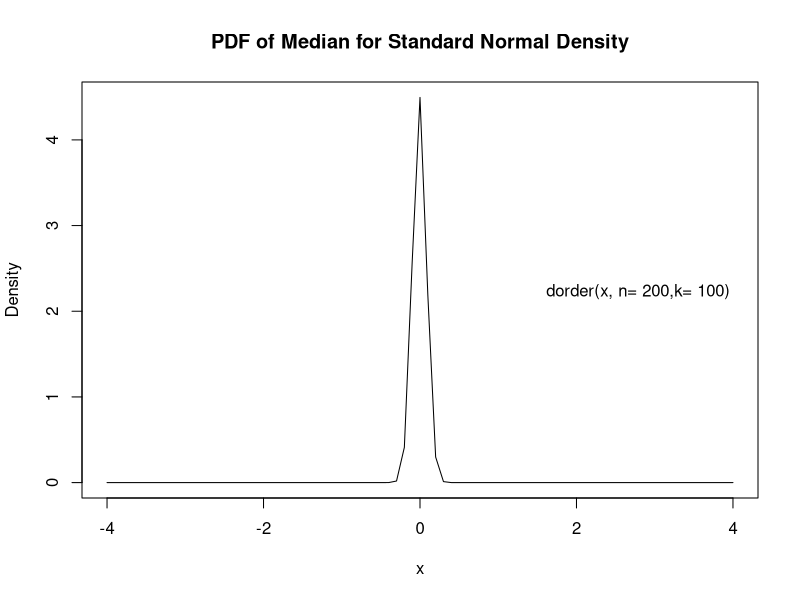
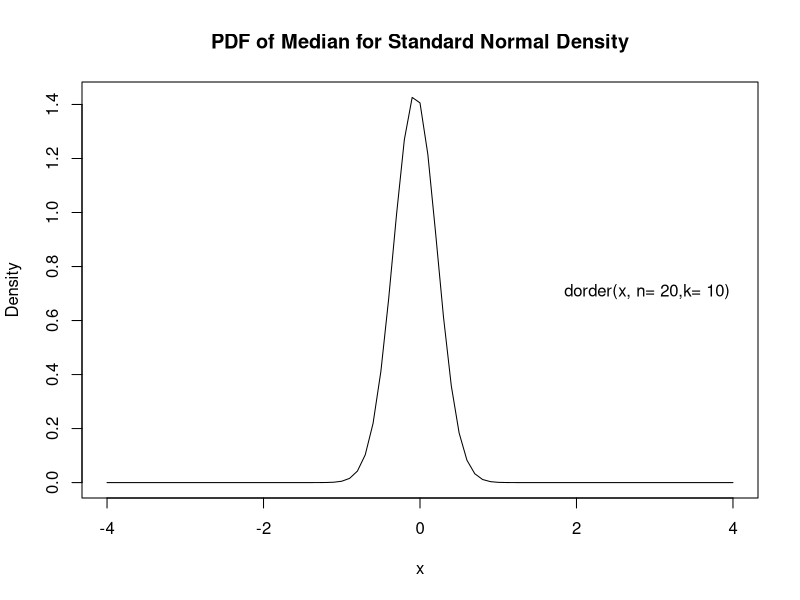
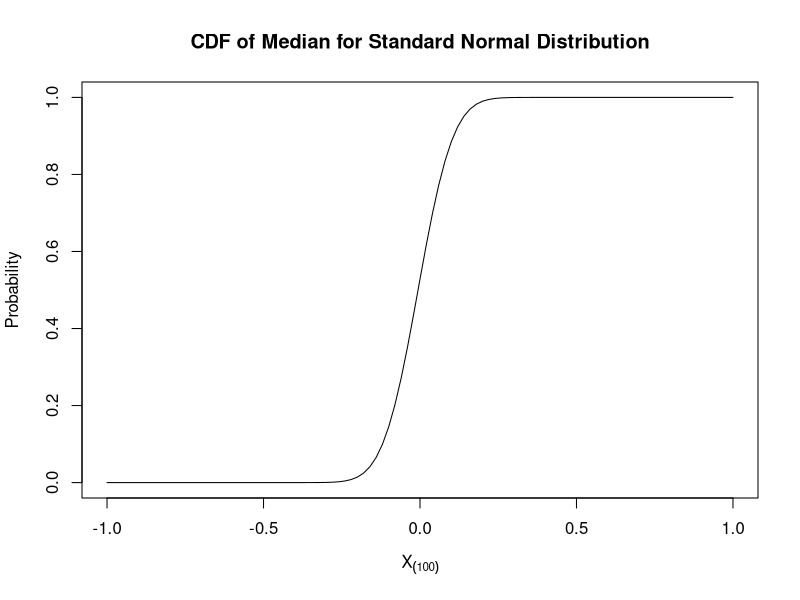
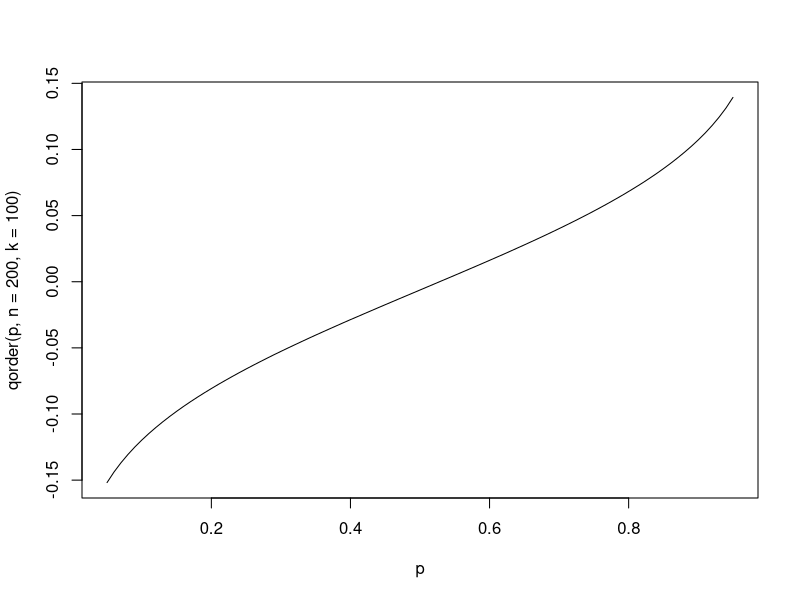
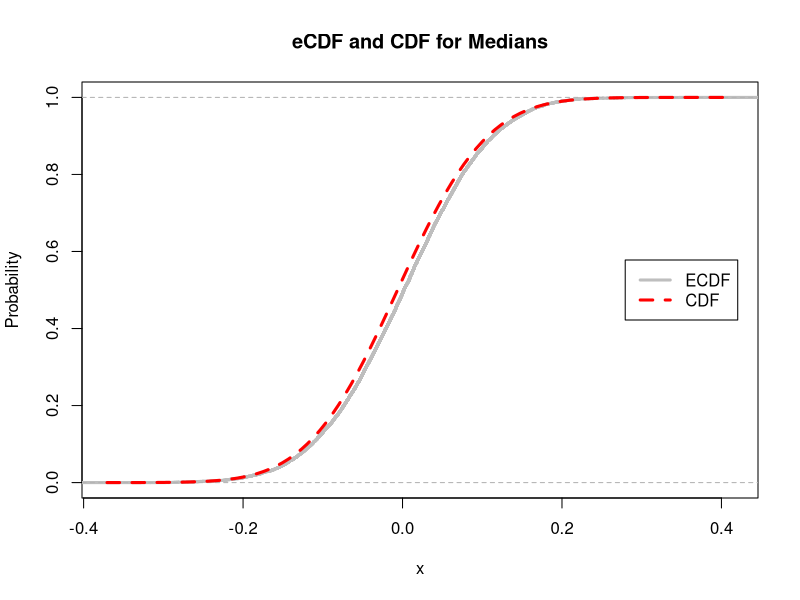
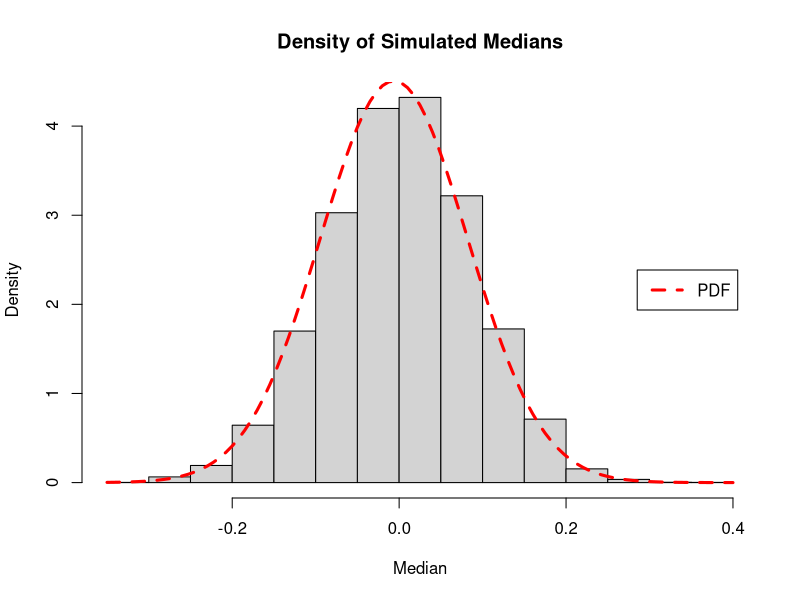
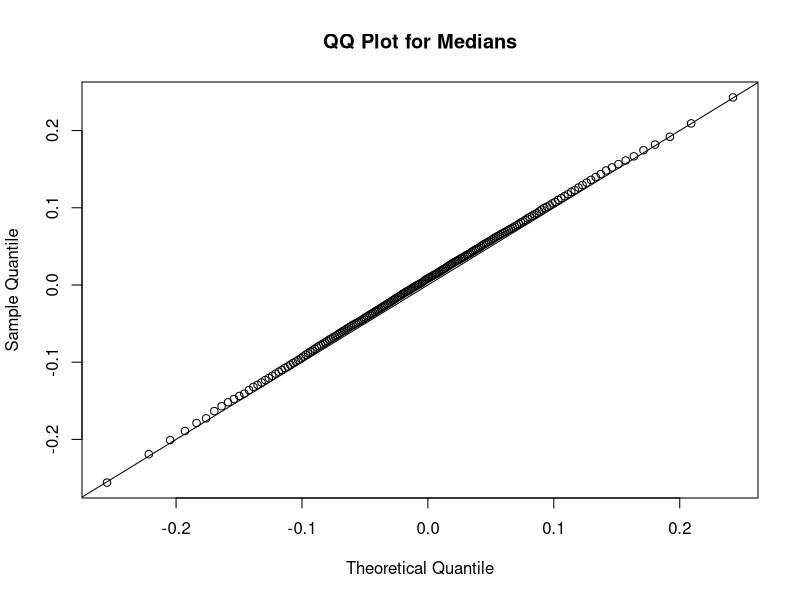
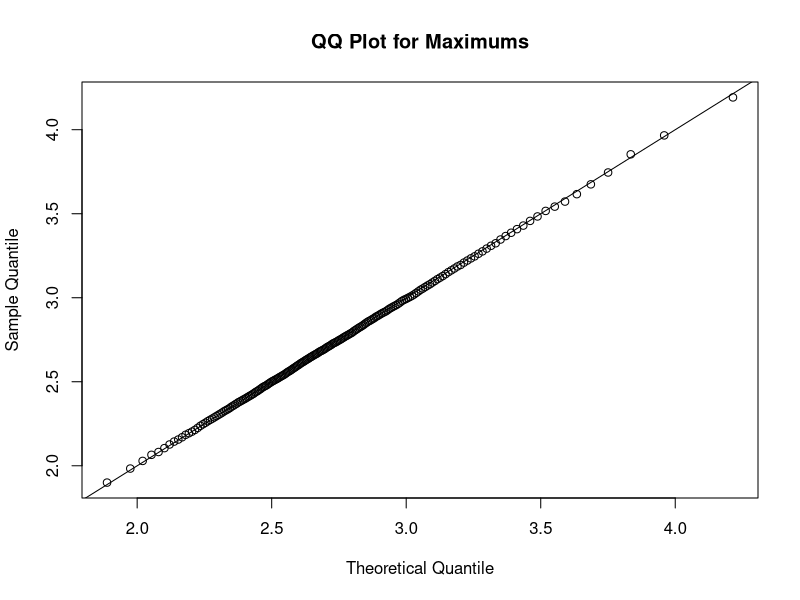

Here is the R script that generated these plots, in order:
## ---- chunk 1
# PDF/ density function for the order statistic for the standard normal random variables
dorder <- function(x, n, k){
  k*choose(n,k)*
    (pnorm(x)^(k-1)*
       # standard normal, so mean of 0 and sd of 1
    (1-pnorm(x))^(n-k))* 
    dnorm(x)
}

#PDF plots 
x= seq(-4,4, by= 0.1)

# PDF with no specified n and k values 
#plot(x, dnorm(x), type= "l", main= "Standard Normal Density", ylab= "Density")

#PDF(n = 200, k= 100)
plot(x, dorder(x, n = 200, k = 100), type= "l", main= "PDF of Median for Standard Normal Density", ylab= "Density")
legend("right", legend = "dorder(x, n= 200,k= 100)", box.lty= 0, inset= 0.03)

#PDF(n= 20, k = 10)
plot(x, dorder(x, n = 20, k = 10), type= "l", main= "PDF of Median for Standard Normal Density", ylab= "Density")
legend("right", legend = "dorder(x, n= 20,k= 10)", box.lty= 0, inset= 0.03)
#shows how smaller sample size has a more gradual change 
## ---- chunk 2
#CDF 

porder <- function(x, n, k){
  1- pbinom(k-1, n, pnorm(x, 0,1), lower.tail= TRUE)
}

curve(porder(x, k= 100, n= 200), 
      xlim= c(-1, 1), ylim=c(0.0,1.0), 
      xlab= parse(text="X[(100)]"), ylab= "Probability", main= "CDF of Median for Standard Normal Distribution")
## ---- chunk 3
# Inverse CDF/ qorder function is the inverse of the porder fnc
#for what value of x does porder minus probability equal zero? That value is the root?
p <- seq(0, 1, by = 0.01)

qorder <- function(p, n, k){
  #inputs of function are probabilities
  out <- p
  for(i in seq_along(p)){
    out[i] <- uniroot(function(x){porder(x, n, k) - p[i]}, c(-100, 100))$root
    # vector of the x values for each p-value in the sequence
    # What x-value would we need to give porder to get the inputted probability?
 }
  out
  #outputs are x-values 
}

p <- seq(0.05, 0.95, by = 0.01)

plot(p, qorder(p, n= 200, k= 100), type="l")
## ---- chunk 4
#simulated medians
meds_norm= NA
for(i in 1:10000){
  data= rnorm(n=200)
  meds_norm[i]= median(data)
}

#CDF and ECDF
plot(ecdf(meds_norm), col= "gray", main= "eCDF and CDF for Medians", ylab= "Probability", lwd= 3)
curve(porder(x, k= 100, n= 200), add= TRUE, col= "red", lwd= 3, lty= 2)
legend("right", legend = c("ECDF", "CDF"), col= c("grey","red"), box.lty= 1,lwd= 3, lty= c(1,2), cex=1, inset= 0.03)
## ---- chunk 5
hist(meds_norm, freq = FALSE, main= "Density of Simulated Medians", xlab= "Median")
curve(dorder(x, k= 100, n= 200), add= TRUE, col= "red", lwd= 3, lty= 2)
legend("right", legend = "PDF", col= "red", box.lty= 1,lwd= 3, lty= 2, cex=1, inset= 0.03)
## ---- chunk 6
# QQ Plot for sample distribution vs. estimated distribution
p = ppoints(200)
#estimated distribution 
y = quantile(meds_norm, probs= p)
#sampling distribution
x = qorder(p, n= 200, k= 100)


plot(x,y, main= "QQ Plot for Medians", ylab= "Sample Quantile", xlab= "Theoretical Quantile")
abline(0,1)
## ---- chunk 7
# Dorder for the kth order statistic 
dorder <- function(x, n, k){
  k*choose(n,k)*
    (pnorm(x)^(k-1)*
       # standard normal, so mean of 0 and sd of 1
    (1-pnorm(x))^(n-k))* 
    dnorm(x)
}

# Porder for the kth order statistic 
porder <- function(x, n, k){
  1- pbinom(k-1, n, pnorm(x, 0,1), lower.tail= TRUE)
}  
# Qorder for the kth order statistic
qorder <- function(p, n, k){
  #inputs of function are probabilities
  out <- p
  for(i in seq_along(p)){
    out[i] <- uniroot(function(x){porder(x, n, k) - p[i]}, c(-100, 100))$root
    # vector of the x values for each p-value in the sequence
    # What x-value would we need to give porder to get the inputted probability?
 }
  out
  #outputs are x-values 
}

## ---- chunk 8
#Simulated maximums
max_norm= NA
for(i in 1:10000){
  data= rnorm(n=200)
  max_norm[i]= max(data)
}

# QQ Plot for sample distribution vs. estimated distribution
p = ppoints(200)
#estimated distribution 
y = quantile(max_norm, probs= p)
#sampling distribution (200th order statistic is the largest)
x = qorder(p, n= 200, k= 200)


plot(x,y, main= "QQ Plot for Maximums", ylab= "Sample Quantile", xlab= "Theoretical Quantile")
abline(0,1)
## ---- chunk 9
# Modified dorder function 
mod.dorder <- function(x, n, k, dist= "norm", ...){
  
  
  pf <- get(paste0("p", dist))
  df <- get(paste0("d", dist))
  
  k*
    choose(n,k)*
    pf(x, ...)^(k-1)*
    (1-pf(x, ...))^(n-k)
    df(x, ...)
}


# Modified porder function
mod.porder <- function(x, n, k, dist= "norm", ...){
  
  pf <- get(paste0("p", dist))
  
  pbinom(k-1, n, pf(x, ...), lower.tail= FALSE)
}

# Modified qorder function 
mod.qorder <- function(p, n, k, dist = "norm", ...){
  out <- p
  for(i in seq_along(p)){
    out[i] <- uniroot(function(x){porder(x, n, k, dist, ...) - p[i]}, c(-100, 100))$root
  }
  out
}

plot(ecdf(meds_norm), col= "gray", main= "eCDF and CDFs for Medians", ylab= "Probability", lwd= 3, xlim= c(-0.1, 0.3))
curve(mod.porder(x, k= 100, n= 200, dist= "gamma", shape=0.3), add= TRUE, col= "blue", lwd= 3, lty= 3)
curve(porder(x, k= 100, n= 200), add= TRUE, col= "red", lwd= 3, lty= 2)
legend("right", legend = c("ECDF (Normal Dist.)", "Normal CDF", "Gamma CDF"), col= c("grey","red", "blue"), box.lty= 1,lwd= 3, lty= c(1,2,3), cex=1, inset= 0.03)

## ---- chunk 10
#Simulated minimums
min_norm= NA
for(i in 1:10000){
  data= rnorm(n=200)
  min_norm[i]= min(data)
}

plot(ecdf(min_norm), col= "gray", main= "eCDF and CDFs for Minimums", ylab= "Probability", lwd= 3, xlim= c(-4,-2))
curve(mod.porder(x, k= 1, n= 200), add= TRUE, col= "blue", lwd= 3, lty= 3)
legend("right", legend = c("ECDF", "CDF"), col= c("grey","blue"), box.lty= 1,lwd= 3, lty= c(1,2), cex=1, inset= 0.03)


hist(min_norm, freq = FALSE, main= "Density of Simulated Minimms", xlab= "Minimum")
curve(dorder(x, k= 1, n= 200), add= TRUE, col= "red", lwd= 3, lty= 2)
legend("left", legend = "PDF", col= "red", box.lty= 1,lwd= 3, lty= 2, cex=1, inset= 0.03)
